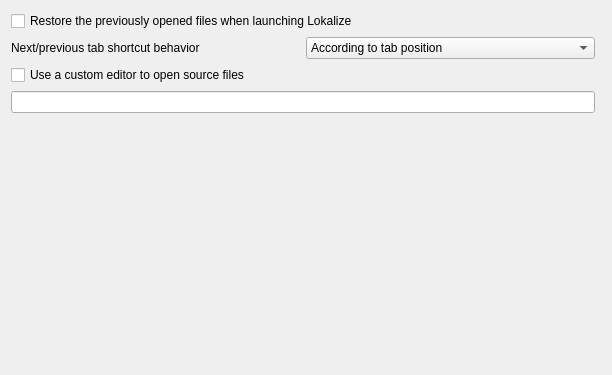
<?xml version="1.0" encoding="UTF-8"?>
<ui version="4.0">
 <class>prefs_general</class>
 <widget class="QWidget" name="prefs_general">
  <property name="geometry">
   <rect>
    <x>0</x>
    <y>0</y>
    <width>612</width>
    <height>375</height>
   </rect>
  </property>
  <layout class="QGridLayout">
   <property name="margin">
    <number>11</number>
   </property>
   <property name="spacing">
    <number>6</number>
   </property>
   <item row="4" column="0" colspan="2">
    <spacer>
     <property name="orientation">
      <enum>Qt::Vertical</enum>
     </property>
     <property name="sizeHint" stdset="0">
      <size>
       <width>20</width>
       <height>40</height>
      </size>
     </property>
    </spacer>
   </item>
   <item row="0" column="0">
    <widget class="QCheckBox" name="kcfg_RestoreRecentFilesOnStartup">
     <property name="text">
      <string>Restore the previously opened files when launching Lokalize</string>
     </property>
    </widget>
   </item>
   <item row="1" column="0">
    <layout class="QHBoxLayout">
     <item>
      <widget class="QLabel" name="l2">
       <property name="toolTip">
        <string>Defines the behavior of the next/previous tab shortcuts</string>
       </property>
       <property name="text">
        <string>Next/previous tab shortcut behavior</string>
       </property>
      </widget>
     </item>
     <item>
      <widget class="QComboBox" name="kcfg_TabSwitch" >
       <item>
        <property name="text" >
         <string>According to tab position</string>
        </property>
        <property name="data">
         <number>0</number>
        </property>
       </item>
       <item>
        <property name="text" >
         <string>According to tab activation order</string>
        </property>
        <property name="data">
         <number>2</number>
        </property>
       </item>
      </widget>
     </item>
    </layout>
   </item>
   <item row="2" column="0">
    <widget class="QCheckBox" name="kcfg_CustomEditorEnabled">
     <property name="text">
      <string>Use a custom editor to open source files</string>
     </property>
    </widget>
   </item>
   <item row="3" column="0">
    <widget class="QLineEdit" name="kcfg_CustomEditorCommand">
     <property name="toolTip">
      <string>The following parameters are available
%1 - Path of the source file
%2 - Line number</string>
     </property>
    </widget>
   </item>
  </layout>
 </widget>
 <resources/>
 <connections/>
</ui>
